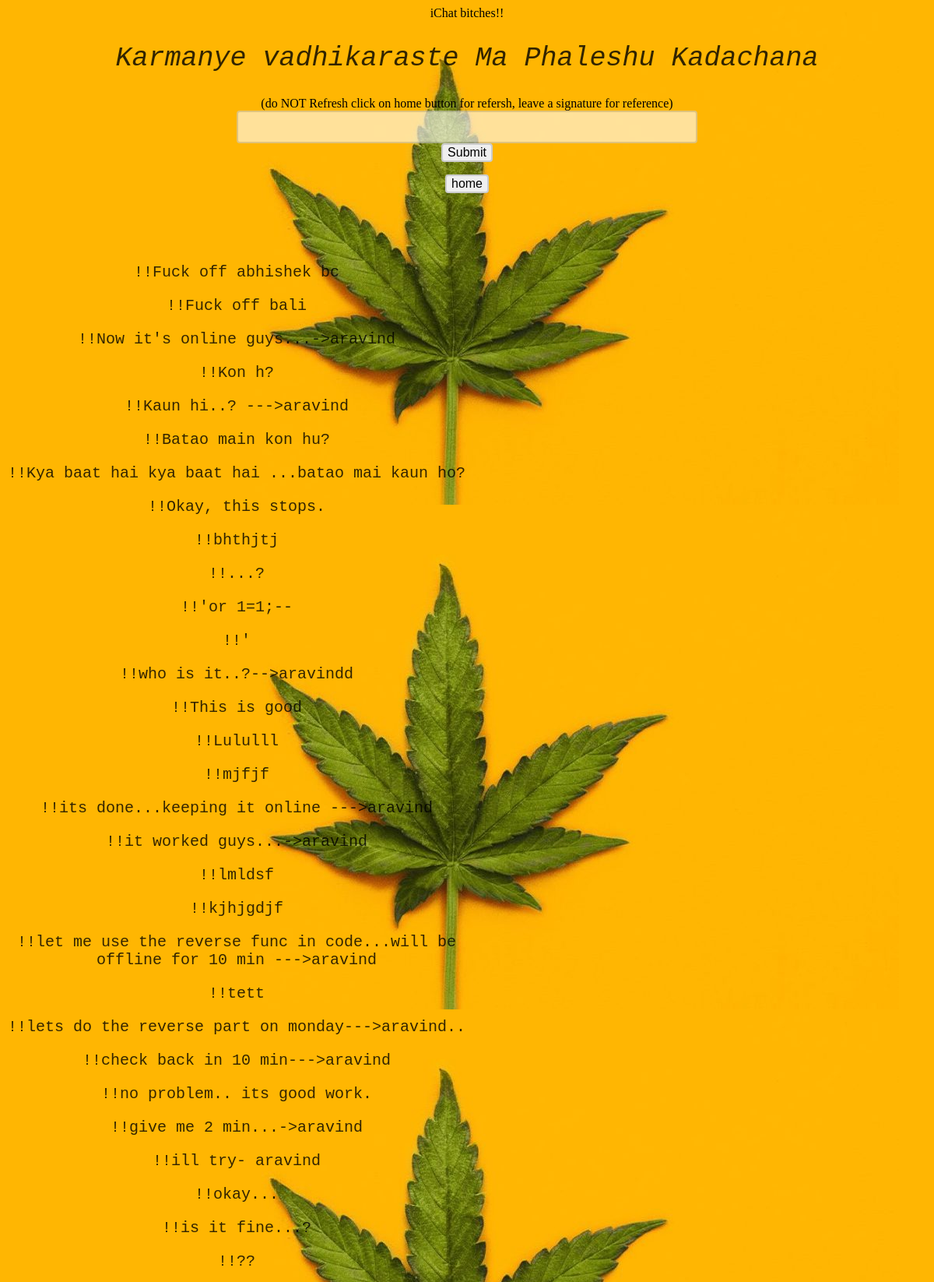
The page / (upper part) on the database its author committed.
### first.py (models this page shows, shortened)
class User(db.Model):
	id = db.Column(db.Integer, primary_key=True)
	text = db.Column(db.String(80), unique=False, nullable=False)

### first.py (the view)
@app.route('/')
def hello_world():
	users = User.query.all()
	imgk=os.path.join(app.config['UPLOAD_FOLDER'], 'im.jpg')
	return render_template('view.html', all_users=reversed(users), imgg=imgk)

### templates/view.html (shortened to what this page needs)
<html>
<head>
</head>
<body background="{{imgg}}">
<h2>Karmanye vadhikaraste Ma Phaleshu Kadachana</h2>
(do NOT Refresh click on home button for refersh, leave a signature for reference)
<form action="/write">
  <input type="text" name="text1">
  <br>
  <input type="submit" value="Submit">
</form>
<form action="/home">
<input type="submit" value="home">
</form>
<br>
<br>
<br><div class="col-6">
{% for user in all_users %}
<p>
!!{{user.text}}
</p>
{% endfor %}
</div>
</body>
</html>

### templates/view.html (style rules this page uses)
body { text-align:center; }
[class*="col-"] { width: 100%; }
@media only screen and (min-width: 768px) { .col-6 { width: 50%; } }
input[type=text] { width: 50%; box-sizing: border-box; opacity:0.6; border: 2px solid #ccc; border-radius: 4px; font-size: 16px; background-color: white; background-position: 10px 10px; background-repeat: no-repeat; padding: 10px 10px 10px 10px; }
input[type=submit] { box-sizing: border-box; border: 2px solid #ccc; border-radius: 4px; font-size: 16px; background-color: light blue; background-position: 10px 10px; background-repeat: no-repeat; }
h1,h2 { font-weight: 400; font-family:OCR A Std, monospace; font-style: oblique; opacity:0.8; font-color: Dark Blue; font-size: 35px; text-align: center; position: relative; }
p { text-align:center; opacity:0.8; font-weight:400; font-family:OCR A Std, monospace; font-style:bold; opacity:0.8; text-color:Dark Blue; font-size:20px; }

### rows shown on the page
User: text "Fuck off abhishek bc"
User: text "Fuck off bali"
User: text "Now it's online guys...->aravind"
User: text "Kon h?"
User: text "Kaun hi..? --->aravind"
User: text "Batao main kon hu?"
User: text "Kya baat hai kya baat hai ...batao mai kaun ho?"
User: text "Okay, this stops."
User: text "bhthjtj"
User: text "...?"
User: text "'or 1=1;--"
User: text "'"
User: text "who is it..?-->aravindd"
User: text "This is good"
User: text "Lululll"
User: text "mjfjf"
User: text "its done...keeping it online --->aravind"
User: text "it worked guys...->aravind"
User: text "lmldsf"
User: text "kjhjgdjf"
User: text "let me use the reverse func in code...will be offline for 10 min --->aravind"
User: text "tett"
User: text "lets do the reverse part on monday--->aravind.."
User: text "check back in 10 min--->aravind"
User: text "no problem.. its good work."
User: text "give me 2 min...->aravind"
User: text "ill try- aravind"
User: text "okay..."
User: text "is it fine...?"
User: text "??"
